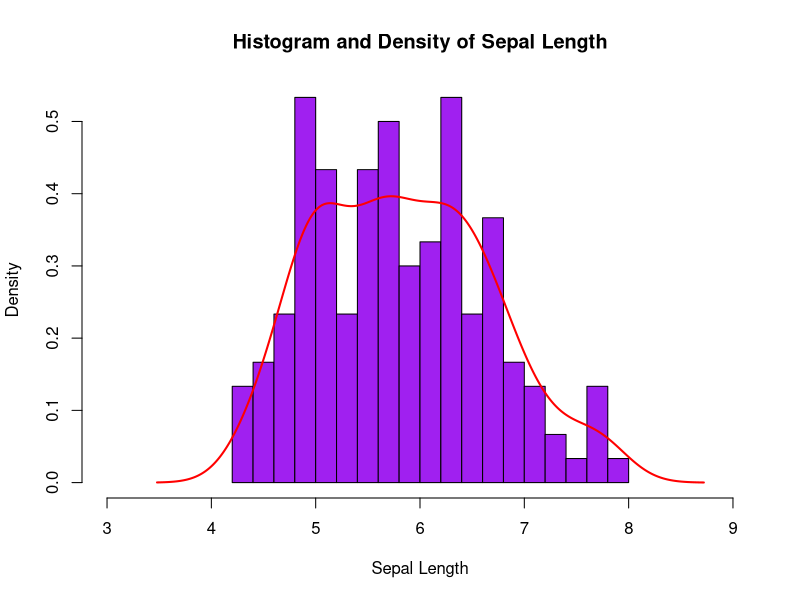
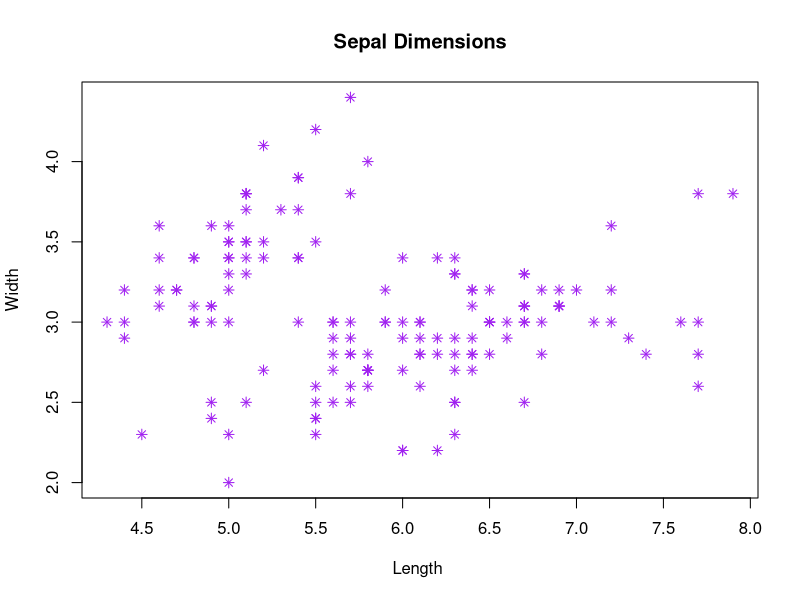
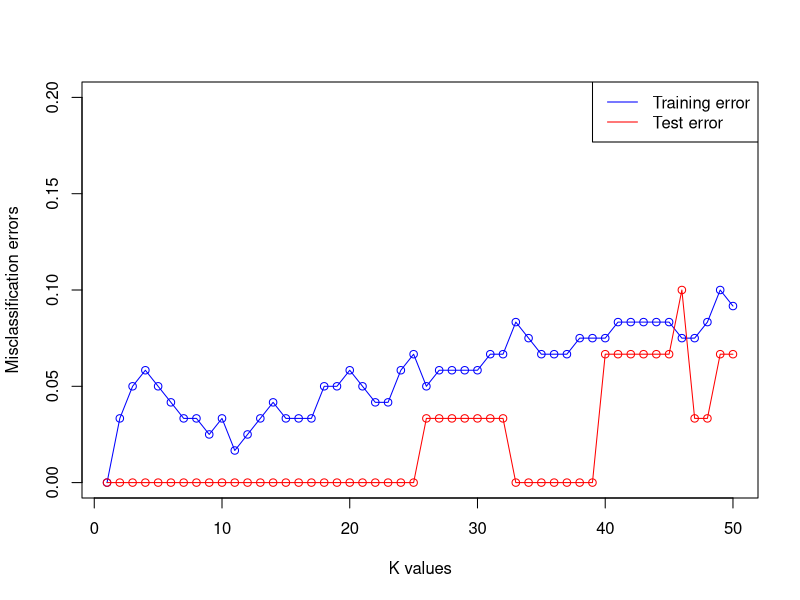
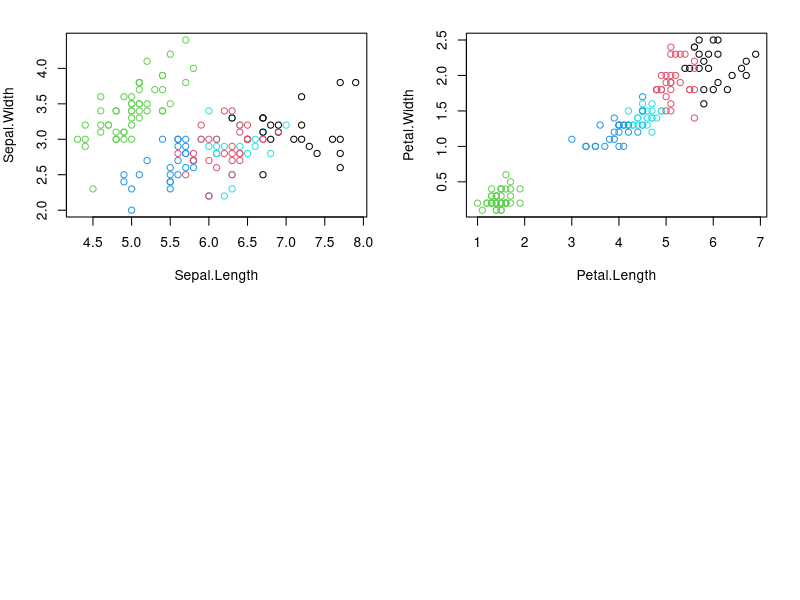
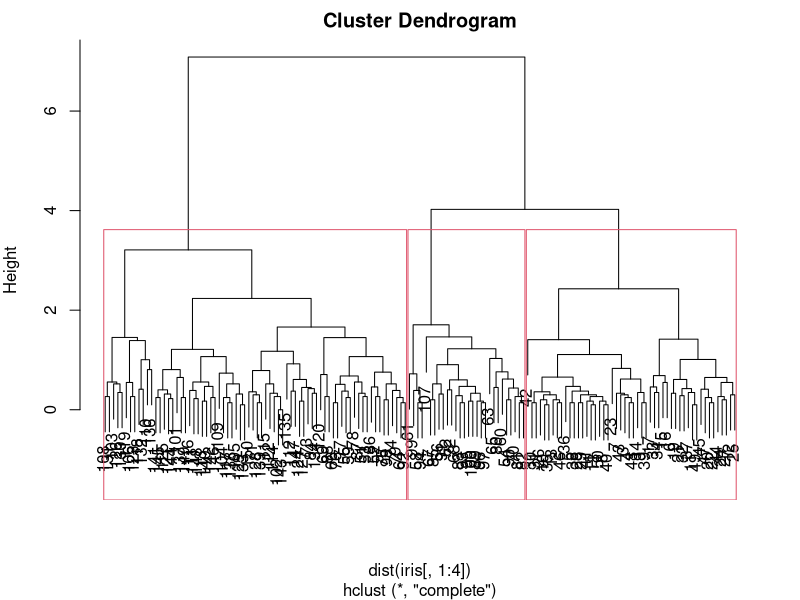

Here is the R script that generated these plots, in order:

# Load Packages -----------------------------------------------------------
library(MASS)
library(plyr)
library(dplyr)
library(ggplot2)
library(knitr)
library(datasets)
library(class)
library(fpc)

# Exploratory Data Analysis -----------------------------------------------
data(iris)
summary(iris)

sd(iris$Sepal.Width)
sd(iris$Sepal.Length)
sd(iris$Petal.Width)
sd(iris$Petal.Length)

head(iris)
str(iris)

#hist(iris$Sepal.Length, col ="purple", breaks = 15)
#plot(density(iris$Sepal.Length))

hist(iris$Sepal.Length, prob = T, col = "purple", breaks = 15, main = "Histogram and Density of Sepal Length", xlim = c(3,9), xlab = "Sepal Length")
lines(density(iris$Sepal.Length), col = "red", lwd = 2)

plot(iris$Sepal.Length, iris$Sepal.Width, xlab = "Length ", ylab = "Width", main = "Sepal Dimensions", col = "purple", pch = 8)




# Supervised Learning -----------------------------------------------------
#making the training set
set.seed(13003361)
allrows <- 1:nrow(iris)
trainrows <- sample(allrows, replace = F, size = 0.8*length(allrows))
train_iris <- iris[trainrows, 1:4]
train_label <- iris[trainrows, 5]
table(train_label)

#making the testing set
test_iris <- iris[-trainrows, 1:4]
test_label <- iris[-trainrows, 5]
table(test_label)



#K nearest neighbor
error.train <- replicate(0,50)
for (k in 1:50) {
  pred_iris <- knn(train = train_iris, test = train_iris, cl = train_label, k)
  error.train[k] <- 1 - mean(pred_iris == train_label)
}
error.train <- unlist(error.train, use.names = FALSE)

error.test <- replicate(0,50)
for (k in 1:50) {
  pred_iris <- knn(train = train_iris, test = test_iris, cl = train_label, k)
  error.test[k] <- 1 - mean(pred_iris == test_label)
}

error.test <- unlist(error.test, use.names = FALSE)

plot(error.train, type = "o", ylim = c(0,0.2), col = "blue", xlab = "K values", 
     ylab = "Misclassification errors")
lines(error.test, type = "o", col = "red")
legend("topright", legend = c("Training error","Test error"), 
     col = c("blue","red"), lty = 1:1)







# Unsupervised Learning ---------------------------------------------------

iris.new <- iris[,c(1,2,3,4)]
iris.class <- iris[,"Species"]
head(iris.new)
head(iris.class)


result <- kmeans(iris.new,5) 
result$size #

result$centers 

par(mfrow = c(2,2), mar = c(5,4,2,2))
#plot(iris.new[c(1,2)], col=iris.class)
plot(iris.new[c(1,2)], col = result$cluster)

 
#plot(iris.new[c(3,4)], col=iris.class)
plot(iris.new[c(3,4)], col = result$cluster)


table(result$cluster,iris.class,  dnn = c("True", "Predicted"))


#Hierarchical Clustering
par(mfrow = c(1,1), mar = c(5,4,2,2))

hc_result <- hclust(dist(iris[,1:4]))
plot(hc_result)

#Cut Dendrogram into 3 Clusters
rect.hclust(hc_result, k = 3)
